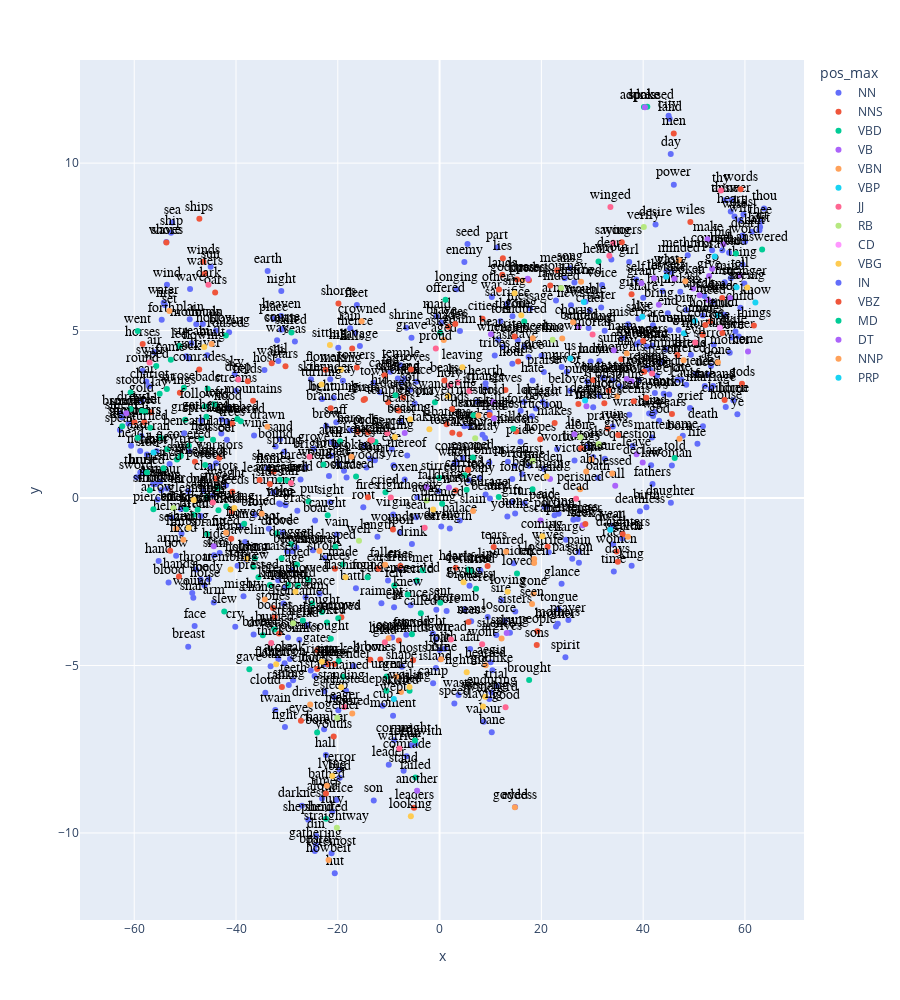

The cell this chart's notebook holds for it:
### Code cell
w2v.plot_tsne(random_state=0)

### Figure 1 — Plotly figure (JSON) as saved in the notebook; plotly's stock layout.template omitted (floating-point values rounded to 4 significant figures; data arrays with more than 128 entries replaced by an {"elided": "..."} marker saying what was removed)
{"data": [{"hovertemplate": "<b>%{hovertext}</b><br><br>pos_max=NN<br>x=%{x}<br>y=%{y}<br>term_str=%{text}<extra></extra>", "hovertext": {"elided": "457 str values"}, "legendgroup": "NN", "marker": {"color": "#636efa", "symbol": "circle"}, "mode": "markers+text", "name": "NN", "orientation": "v", "showlegend": true, "text": {"elided": "457 str values"}, "textfont": {"color": "black", "family": "Arial", "size": 14}, "textposition": "top center", "type": "scatter", "x": {"elided": "457 float values"}, "xaxis": "x", "y": {"elided": "457 float values"}, "yaxis": "y"}, {"hovertemplate": "<b>%{hovertext}</b><br><br>pos_max=NNS<br>x=%{x}<br>y=%{y}<br>term_str=%{text}<extra></extra>", "hovertext": ["men", "gods", "hands", "ships", "words", "eyes", "arms", "things", "horses", "sons", "feet", "others", "comrades", "people", "tears", "waves", "women", "halls", "deeds", "children", "days", "wooers", "gifts", "hearts", "walls", "winds", "years", "shoulders", "warriors", "mortals", "gates", "spears", "knees", "daughters", "wings", "fields", "waters", "trees", "immortals", "woes", "lips", "birds", "leaves", "cities", "stars", "brows", "flames", "wiles", "steeds", "mountains", "times", "dogs", "tidings", "doors", "hills", "lands", "maidens", "horns", "ears", "rites", "kings", "bones", "ways", "youths", "altars", "flocks", "arrows", "fires", "cries", "ranks", "cattle", "shores", "heads", "bodies", "goddesses", "strangers", "thoughts", "oars", "shields", "breasts", "leaders", "prayers", "sorrows", "wives", "rivers", "chariots", "laws", "troubles", "stones", "beasts", "hosts", "sides", "towers", "slaves", "temples", "towards", "swords", "means", "rocks", "offerings", "branches", "steps", "toils", "hopes", "bids", "handmaids", "groves", "flowers", "wounds", "libations", "powers", "shades"], "legendgroup": "NNS", "marker": {"color": "#EF553B", "symbol": "circle"}, "mode": "markers+text", "name": "NNS", "orientation": "v", "showlegend": true, "text": ["men", "gods", "hands", "ships", "words", "eyes", "arms", "things", "horses", "sons", "feet", "others", "comrades", "people", "tears", "waves", "women", "halls", "deeds", "children", "days", "wooers", "gifts", "hearts", "walls", "winds", "years", "shoulders", "warriors", "mortals", "gates", "spears", "knees", "daughters", "wings", "fields", "waters", "trees", "immortals", "woes", "lips", "birds", "leaves", "cities", "stars", "brows", "flames", "wiles", "steeds", "mountains", "times", "dogs", "tidings", "doors", "hills", "lands", "maidens", "horns", "ears", "rites", "kings", "bones", "ways", "youths", "altars", "flocks", "arrows", "fires", "cries", "ranks", "cattle", "shores", "heads", "bodies", "goddesses", "strangers", "thoughts", "oars", "shields", "breasts", "leaders", "prayers", "sorrows", "wives", "rivers", "chariots", "laws", "troubles", "stones", "beasts", "hosts", "sides", "towers", "slaves", "temples", "towards", "swords", "means", "rocks", "offerings", "branches", "steps", "toils", "hopes", "bids", "handmaids", "groves", "flowers", "wounds", "libations", "powers", "shades"], "textfont": {"color": "black", "family": "Arial", "size": 14}, "textposition": "top center", "type": "scatter", "x": [46.01, 59.41, -51.21, -47.2, 59.15, -27.24, -52.94, 61.76, -58.34, 19.09, -56.7, 11.66, -47.23, 19.22, 10.63, -53.68, 34.79, 55.57, 55.53, 56.01, 35.02, 35.8, 37.72, 3.176, -32.99, -46.41, 45.66, -59.94, -43.29, 51.67, -24.05, -58.02, -20.57, 35.99, -51.03, -37.68, -46.13, -40.78, 46.73, 53.19, 9.43, -14.66, -35.36, 8.437, -30.28, -13.61, -32.61, 49.27, -40.74, -36.64, -22.32, -20.64, 27.78, -21.89, -17.18, 12.31, 15.05, -40.94, -12.02, 14.75, 5.607, -11.65, 3.17, -20.81, -13.6, -24.07, -19.3, -14.08, -7.709, -30.98, -10.84, -19.88, -40.79, -32.4, 15.23, 40.01, 35.7, -44.1, -48.07, -31.56, -5.025, 33.05, 40.62, 21.23, -14.92, -43.93, 21.75, 40.2, -32.73, -8.023, -5.216, -33.34, -16.26, 12.94, -10.12, 2.505, -16.08, 23.1, -14.06, 9.825, -21.4, -7.176, 33.27, 19.77, 30.2, -8.003, -5.618, -22.4, -9.159, 1.373, 17.56, 1.7], "xaxis": "x", "y": [10.89, 3.412, -2.343, 8.335, 9.218, -6.647, -1.572, 5.149, 4.596, -4.385, 2.564, 6.228, 3.835, -3.976, -1.462, 7.626, -1.598, 4.925, 5.976, 2.926, -1.899, 7.64, 6.083, -2.083, 4.027, 7.055, 2.505, 2.262, 1.203, 4.874, -4.544, 2.262, -2.109, -1.081, 3.145, 3.489, 6.703, 2.216, 4.269, 5.274, -2.031, 2.954, 0.5351, 5.356, 3.933, -4.828, 0.7881, 8.243, 0.1862, 2.902, -8.824, -4.956, 1.487, -4.961, 4.466, 6.666, 1.983, -1.213, -2.112, 4.822, 0.8388, -4.82, 0.2214, -7.124, 1.718, -5.105, -3.563, 0.02108, -2.028, -5.643, 3.667, 5.807, -0.3984, -3.555, 6.528, 4.688, 4.147, 6.136, 1.083, -4.045, -9.245, 2.075, 2.995, -1.455, 2.929, 0.5838, 6.349, 3.77, -3.282, 2.611, -4.84, 0.4222, 3.896, 3.229, 2.863, 1.952, 1.979, 6.8, 1.961, 2.477, 2.682, 3.003, 3.208, 1.757, 3.525, -4.255, 3.841, 3.834, -0.9401, 2.2, 6.501, 5.111], "yaxis": "y"}, {"hovertemplate": "<b>%{hovertext}</b><br><br>pos_max=VBD<br>x=%{x}<br>y=%{y}<br>term_str=%{text}<extra></extra>", "hovertext": ["made", "came", "spoke", "went", "gave", "said", "took", "brought", "saw", "left", "fell", "stood", "called", "heard", "answered", "held", "lay", "sent", "laid", "cast", "found", "turned", "drew", "bore", "put", "led", "sat", "knew", "bade", "told", "seemed", "followed", "hurled", "moved", "slew", "struck", "fled", "addressed", "began", "sped", "passed", "sought", "cried", "gathered", "kept", "rose", "reached", "cut", "ran", "rushed", "met", "loved", "raised", "escaped", "flew", "grew", "poured", "pierced", "sprang", "lifted", "covered", "beheld", "stayed", "looked", "dwelt", "caught", "roused", "stretched", "received", "famed", "touched", "burned", "appeared", "departed", "shed", "remained", "entered", "scattered", "saved", "died", "lived", "tried", "loosed", "fought", "showed", "prayed", "carried", "felt", "reared", "shouted", "pressed", "clasped", "ceased", "drove", "marked", "sailed", "failed", "returned", "dared", "broke", "threw", "urged", "killed", "clothed", "uttered", "became", "stirred", "waxed", "stripped", "deemed", "declared", "asked", "endured", "dragged", "flowed", "wounded", "offered"], "legendgroup": "VBD", "marker": {"color": "#00cc96", "symbol": "circle"}, "mode": "markers+text", "name": "VBD", "orientation": "v", "showlegend": true, "text": ["made", "came", "spoke", "went", "gave", "said", "took", "brought", "saw", "left", "fell", "stood", "called", "heard", "answered", "held", "lay", "sent", "laid", "cast", "found", "turned", "drew", "bore", "put", "led", "sat", "knew", "bade", "told", "seemed", "followed", "hurled", "moved", "slew", "struck", "fled", "addressed", "began", "sped", "passed", "sought", "cried", "gathered", "kept", "rose", "reached", "cut", "ran", "rushed", "met", "loved", "raised", "escaped", "flew", "grew", "poured", "pierced", "sprang", "lifted", "covered", "beheld", "stayed", "looked", "dwelt", "caught", "roused", "stretched", "received", "famed", "touched", "burned", "appeared", "departed", "shed", "remained", "entered", "scattered", "saved", "died", "lived", "tried", "loosed", "fought", "showed", "prayed", "carried", "felt", "reared", "shouted", "pressed", "clasped", "ceased", "drove", "marked", "sailed", "failed", "returned", "dared", "broke", "threw", "urged", "killed", "clothed", "uttered", "became", "stirred", "waxed", "stripped", "deemed", "declared", "asked", "endured", "dragged", "flowed", "wounded", "offered"], "textfont": {"color": "black", "family": "Arial", "size": 14}, "textposition": "top center", "type": "scatter", "x": [-19.06, -52.82, 40.15, -59.32, -37.38, 58.23, -58.49, 17.6, -51.6, -44.24, -62.36, -60.71, -3.686, 31.23, 63.37, -57.81, -55.0, 0.1472, -50.85, -59.31, -14.14, -56.84, -60.71, -24.06, -25.74, -51.12, -53.59, -6.276, -45.58, 46.2, -45.76, -46.1, -57.5, -29.72, -42.31, -56.95, -46.82, 40.82, -36.28, -55.67, -44.51, -21.37, -10.63, -45.82, -33.35, -50.24, -39.72, -41.91, -54.78, -54.25, -3.346, 15.21, -31.05, 6.542, -53.5, -49.99, -46.06, -56.23, -45.68, -48.31, -49.27, -27.84, -43.61, -22.12, -34.74, -21.98, -42.0, -49.82, -4.464, -25.02, -43.45, -32.45, -31.39, -10.44, -5.9, -18.93, -29.96, -39.07, 6.674, 11.62, 18.27, -28.01, -47.53, -23.11, -25.83, -0.9145, 4.959, -8.917, 5.312, -22.31, -35.6, -20.46, -16.41, -31.97, -19.81, -29.11, -4.742, 6.292, -8.678, -19.55, -36.59, -10.4, 14.49, -26.87, 7.178, -12.6, -0.08069, -5.437, -19.91, 0.4978, 5.667, 0.1251, 16.64, -29.17, -38.4, -22.81, 1.159], "xaxis": "x", "y": [-1.988, 4.13, 11.68, 4.988, -5.114, 7.305, 2.602, -5.432, 1.152, 2.8, 2.144, 3.15, -3.444, 7.062, 7.421, 2.577, 3.11, -3.127, 1.258, 1.799, -2.362, 2.097, 2.656, -7.0, -0.1018, 4.539, 3.253, -2.883, 3.261, 1.197, 0.03246, 2.731, 0.7643, -2.594, -3.39, 0.236, 1.771, 11.68, -1.804, 3.944, 1.741, -4.199, 0.1695, 2.424, -2.594, 3.292, 2.36, -0.2458, 1.789, 0.8854, -2.153, -2.25, -1.795, 1.21, 1.456, 2.341, 0.9874, -0.3329, -1.073, -0.5014, 1.56, -2.602, 0.2827, -3.718, -4.098, -0.5123, 4.854, -0.333, -2.462, -3.148, -0.3663, -3.922, 0.5479, -5.756, -5.751, -5.337, 0.5208, 2.289, 2.47, 0.03425, 0.2607, -1.985, -0.3515, -3.401, -2.451, 2.861, 0.678, -2.613, 0.2461, -9.579, -2.362, -1.455, 0.6456, -1.054, -4.871, 4.944, -8.346, -2.192, 3.069, 1.696, -2.061, -5.328, 2.065, -3.656, -2.71, 1.673, 0.602, -4.068, -3.587, -0.1709, -2.135, 4.934, 5.267, -1.381, -0.7706, 1.004, 5.917], "yaxis": "y"}, {"hovertemplate": "<b>%{hovertext}</b><br><br>pos_max=VB<br>x=%{x}<br>y=%{y}<br>term_str=%{text}<extra></extra>", "hovertext": ["come", "let", "spake", "see", "go", "hold", "smote", "make", "give", "tell", "bring", "bid", "take", "call", "speak", "fall", "bear", "hear", "look", "lie", "grant", "behold", "leave", "hide", "ask", "slay", "find", "escape", "sit", "suffer", "lead", "seek", "declare", "pass", "send", "fly", "drive"], "legendgroup": "VB", "marker": {"color": "#ab63fa", "symbol": "circle"}, "mode": "markers+text", "name": "VB", "orientation": "v", "showlegend": true, "text": ["come", "let", "spake", "see", "go", "hold", "smote", "make", "give", "tell", "bring", "bid", "take", "call", "speak", "fall", "bear", "hear", "look", "lie", "grant", "behold", "leave", "hide", "ask", "slay", "find", "escape", "sit", "suffer", "lead", "seek", "declare", "pass", "send", "fly", "drive"], "textfont": {"color": "black", "family": "Arial", "size": 14}, "textposition": "top center", "type": "scatter", "x": [60.6, 42.15, 40.35, 57.05, 53.55, 10.46, -61.56, 52.64, 52.96, 58.98, 43.08, 55.75, 46.13, 34.51, 51.08, -2.554, 10.09, 52.77, 37.72, 26.48, 39.66, 27.33, 38.7, -44.38, 49.82, 13.19, 28.86, 19.85, 36.76, 34.24, 10.69, 28.12, 39.91, 17.32, 21.71, -6.854, 1.837], "xaxis": "x", "y": [4.378, 6.56, 11.67, 5.975, 6.845, 2.869, 2.535, 7.724, 6.628, 6.644, 5.768, 7.577, 6.544, 0.3666, 6.054, 0.3232, 4.887, 5.91, 3.488, 1.904, 6.416, 5.111, 1.304, -1.443, 6.258, -4.03, 2.741, -0.6687, 3.557, 4.41, 2.375, -0.8138, 1.064, 6.544, 0.5666, 1.938, 0.3129], "yaxis": "y"}, {"hovertemplate": "<b>%{hovertext}</b><br><br>pos_max=VBN<br>x=%{x}<br>y=%{y}<br>term_str=%{text}<extra></extra>", "hovertext": ["set", "born", "slain", "given", "seen", "seized", "gone", "built", "filled", "lost", "hearted", "eyed", "fallen", "known", "done", "haired", "changed", "minded", "taken", "driven", "fixed", "blessed", "footed", "suffered", "smitten", "armed", "borne", "drawn", "perished", "spoken", "destroyed", "aged", "honored", "skilled", "joined", "bathed", "fated", "fitted", "crowned", "learned", "broken"], "legendgroup": "VBN", "marker": {"color": "#FFA15A", "symbol": "circle"}, "mode": "markers+text", "name": "VBN", "orientation": "v", "showlegend": true, "text": ["set", "born", "slain", "given", "seen", "seized", "gone", "built", "filled", "lost", "hearted", "eyed", "fallen", "known", "done", "haired", "changed", "minded", "taken", "driven", "fixed", "blessed", "footed", "suffered", "smitten", "armed", "borne", "drawn", "perished", "spoken", "destroyed", "aged", "honored", "skilled", "joined", "bathed", "fated", "fitted", "crowned", "learned", "broken"], "textfont": {"color": "black", "family": "Arial", "size": 14}, "textposition": "top center", "type": "scatter", "x": [-53.09, 47.15, 6.588, 37.01, 18.16, -51.75, 18.48, -44.8, -34.94, 18.59, 9.054, 14.8, -10.7, 24.1, 54.7, 13.08, -34.34, 47.09, 18.58, -25.43, -50.34, 33.92, -17.16, 47.95, -23.61, -8.5, 0.2721, -33.84, 27.61, 48.28, 7.622, 0.812, 34.88, -7.588, -10.02, -22.15, 16.3, -41.96, -15.32, 27.8, -17.32], "xaxis": "x", "y": [5.584, 1.772, -0.3875, -1.159, -3.165, -0.9217, -2.851, 4.601, -0.4688, -1.823, -4.996, -9.232, -1.993, 4.761, 4.052, -1.607, -3.028, 7.102, -1.938, -6.162, -1.248, 0.7315, -6.435, 4.115, -1.579, -5.329, -4.811, 2.127, 0.2651, 6.472, 2.464, 4.721, 3.037, -5.79, -4.189, -8.594, 6.494, -1.039, 5.275, 6.457, 1.229], "yaxis": "y"}, {"hovertemplate": "<b>%{hovertext}</b><br><br>pos_max=VBP<br>x=%{x}<br>y=%{y}<br>term_str=%{text}<extra></extra>", "hovertext": ["know", "say", "think", "pray", "cannot", "leapt", "wish", "dwell", "live", "ween", "wept", "deem"], "legendgroup": "VBP", "marker": {"color": "#19d3f3", "symbol": "circle"}, "mode": "markers+text", "name": "VBP", "orientation": "v", "showlegend": true, "text": ["know", "say", "think", "pray", "cannot", "leapt", "wish", "dwell", "live", "ween", "wept", "deem"], "textfont": {"color": "black", "family": "Arial", "size": 14}, "textposition": "top center", "type": "scatter", "x": [62.05, 58.35, 54.63, 54.06, 50.17, -56.21, 48.01, 33.54, 39.83, 28.34, -8.987, 28.59], "xaxis": "x", "y": [5.842, 6.29, 5.462, 7.209, 5.295, 1.36, 4.921, -0.9436, 5.411, 5.857, -6.001, 2.913], "yaxis": "y"}, {"hovertemplate": "<b>%{hovertext}</b><br><br>pos_max=JJ<br>x=%{x}<br>y=%{y}<br>term_str=%{text}<extra></extra>", "hovertext": ["swift", "dark", "thy", "saying", "dear", "dead", "evil", "deep", "right", "winged", "dread", "wretched", "high", "fair", "glad", "good", "wont", "sacred", "warrior", "bright", "mortal", "eager", "holy", "proud", "sweet", "fierce", "ill", "last", "thick"], "legendgroup": "JJ", "marker": {"color": "#FF6692", "symbol": "circle"}, "mode": "markers+text", "name": "JJ", "orientation": "v", "showlegend": true, "text": ["swift", "dark", "thy", "saying", "dear", "dead", "evil", "deep", "right", "winged", "dread", "wretched", "high", "fair", "glad", "good", "wont", "sacred", "warrior", "bright", "mortal", "eager", "holy", "proud", "sweet", "fierce", "ill", "last", "thick"], "textfont": {"color": "black", "family": "Arial", "size": 14}, "textposition": "top center", "type": "scatter", "x": [-56.99, -45.42, 55.29, 34.13, 33.36, 26.83, 50.23, -39.54, -9.586, 33.57, 2.247, 41.75, -44.56, -29.21, -10.75, 12.97, 8.363, -13.26, -7.904, -25.55, 30.06, -18.66, 2.003, -0.7452, -2.929, -10.28, 5.842, 3.588, -33.08], "xaxis": "x", "y": [4.044, 6.367, 9.18, 7.624, 7.237, -0.01967, 4.646, 3.536, 0.01662, 8.692, -4.226, 3.722, -0.1359, 0.4477, -4.308, -6.25, -4.367, 1.725, -7.476, 1.234, 4.884, -6.242, 3.362, 4.468, -0.8902, 1.933, 3.199, 3.451, -4.33], "yaxis": "y"}, {"hovertemplate": "<b>%{hovertext}</b><br><br>pos_max=RB<br>x=%{x}<br>y=%{y}<br>term_str=%{text}<extra></extra>", "hovertext": ["well", "back", "away", "straightway", "alone", "together", "first", "also", "thus", "far", "straight", "verily", "indeed"], "legendgroup": "RB", "marker": {"color": "#B6E880", "symbol": "circle"}, "mode": "markers+text", "name": "RB", "orientation": "v", "showlegend": true, "text": ["well", "back", "away", "straightway", "alone", "together", "first", "also", "thus", "far", "straight", "verily", "indeed"], "textfont": {"color": "black", "family": "Arial", "size": 14}, "textposition": "top center", "type": "scatter", "x": [-15.84, -52.29, -2.527, -20.18, 27.65, -20.11, 18.31, 31.24, 22.22, 6.997, -28.77, 40.13, 23.88], "xaxis": "x", "y": [-1.276, -0.2946, -0.07197, -9.847, 1.817, -6.56, 1.107, 1.61, 4.726, 1.787, -3.737, 8.093, 6.272], "yaxis": "y"}, {"hovertemplate": "<b>%{hovertext}</b><br><br>pos_max=CD<br>x=%{x}<br>y=%{y}<br>term_str=%{text}<extra></extra>", "hovertext": ["one"], "legendgroup": "CD", "marker": {"color": "#FF97FF", "symbol": "circle"}, "mode": "markers+text", "name": "CD", "orientation": "v", "showlegend": true, "text": ["one"], "textfont": {"color": "black", "family": "Arial", "size": 14}, "textposition": "top center", "type": "scatter", "x": [55.07], "xaxis": "x", "y": [5.085], "yaxis": "y"}, {"hovertemplate": "<b>%{hovertext}</b><br><br>pos_max=VBG<br>x=%{x}<br>y=%{y}<br>term_str=%{text}<extra></extra>", "hovertext": ["seeing", "flashing", "bearing", "coming", "flowing", "making", "shining", "weeping", "holding", "bringing", "wailing", "giving", "slaying", "trembling", "gleaming", "cunning", "standing", "sing", "dying", "wandering", "flaming", "seeking", "rising", "loving", "taking", "going", "lying", "sitting", "calling", "leaving", "fighting", "turning", "looking"], "legendgroup": "VBG", "marker": {"color": "#FECB52", "symbol": "circle"}, "mode": "markers+text", "name": "VBG", "orientation": "v", "showlegend": true, "text": ["seeing", "flashing", "bearing", "coming", "flowing", "making", "shining", "weeping", "holding", "bringing", "wailing", "giving", "slaying", "trembling", "gleaming", "cunning", "standing", "sing", "dying", "wandering", "flaming", "seeking", "rising", "loving", "taking", "going", "lying", "sitting", "calling", "leaving", "fighting", "turning", "looking"], "textfont": {"color": "black", "family": "Arial", "size": 14}, "textposition": "top center", "type": "scatter", "x": [60.46, -18.47, -40.33, 20.21, -46.25, -19.38, -49.29, 8.971, -37.87, 21.04, -5.911, 4.707, 8.549, -41.08, -48.31, -1.257, -19.32, 14.73, -28.32, 1.636, -32.1, -5.795, -23.12, 13.38, -2.005, 16.05, -21.09, -21.55, -8.783, 4.471, 5.325, -23.2, -5.646], "xaxis": "x", "y": [6.288, -2.368, -0.3002, -1.143, 4.507, 3.828, -0.8907, -5.934, -1.821, 0.6463, -5.646, -2.515, -6.227, -2.134, -0.05921, -0.3426, -5.649, 6.115, -2.797, 3.038, -4.965, 2.349, -4.887, -2.8, 2.054, 5.46, -8.299, 4.566, 1.825, 3.903, -5.203, 3.393, -9.504], "yaxis": "y"}, {"hovertemplate": "<b>%{hovertext}</b><br><br>pos_max=IN<br>x=%{x}<br>y=%{y}<br>term_str=%{text}<extra></extra>", "hovertext": ["beneath", "oer"], "legendgroup": "IN", "marker": {"color": "#636efa", "symbol": "circle"}, "mode": "markers+text", "name": "IN", "orientation": "v", "showlegend": true, "text": ["beneath", "oer"], "textfont": {"color": "black", "family": "Arial", "size": 14}, "textposition": "top center", "type": "scatter", "x": [-50.19, -41.8], "xaxis": "x", "y": [1.934, 1.737], "yaxis": "y"}, {"hovertemplate": "<b>%{hovertext}</b><br><br>pos_max=VBZ<br>x=%{x}<br>y=%{y}<br>term_str=%{text}<extra></extra>", "hovertext": ["lies", "comes", "lives", "holds", "seems", "gives", "makes", "brings", "knows", "bears", "stands", "takes", "sees", "goes"], "legendgroup": "VBZ", "marker": {"color": "#EF553B", "symbol": "circle"}, "mode": "markers+text", "name": "VBZ", "orientation": "v", "showlegend": true, "text": ["lies", "comes", "lives", "holds", "seems", "gives", "makes", "brings", "knows", "bears", "stands", "takes", "sees", "goes"], "textfont": {"color": "black", "family": "Arial", "size": 14}, "textposition": "top center", "type": "scatter", "x": [12.43, 52.21, 27.27, 15.45, 38.15, 35.09, 22.61, 32.37, 28.64, 0.9397, 2.484, 3.912, 5.688, 3.078], "xaxis": "x", "y": [7.162, 5.165, 2.807, 4.079, 2.891, 1.879, 2.237, 2.829, -0.7749, 3.51, 2.657, 1.902, -3.704, 5.197], "yaxis": "y"}, {"hovertemplate": "<b>%{hovertext}</b><br><br>pos_max=MD<br>x=%{x}<br>y=%{y}<br>term_str=%{text}<extra></extra>", "hovertext": ["might"], "legendgroup": "MD", "marker": {"color": "#00cc96", "symbol": "circle"}, "mode": "markers+text", "name": "MD", "orientation": "v", "showlegend": true, "text": ["might"], "textfont": {"color": "black", "family": "Arial", "size": 14}, "textposition": "top center", "type": "scatter", "x": [-4.837], "xaxis": "x", "y": [-7.241], "yaxis": "y"}, {"hovertemplate": "<b>%{hovertext}</b><br><br>pos_max=DT<br>x=%{x}<br>y=%{y}<br>term_str=%{text}<extra></extra>", "hovertext": ["another"], "legendgroup": "DT", "marker": {"color": "#ab63fa", "symbol": "circle"}, "mode": "markers+text", "name": "DT", "orientation": "v", "showlegend": true, "text": ["another"], "textfont": {"color": "black", "family": "Arial", "size": 14}, "textposition": "top center", "type": "scatter", "x": [-4.411], "xaxis": "x", "y": [-8.744], "yaxis": "y"}, {"hovertemplate": "<b>%{hovertext}</b><br><br>pos_max=NNP<br>x=%{x}<br>y=%{y}<br>term_str=%{text}<extra></extra>", "hovertext": ["chorus", "nay", "howbeit", "queen", "alas", "argives", "ah"], "legendgroup": "NNP", "marker": {"color": "#FFA15A", "symbol": "circle"}, "mode": "markers+text", "name": "NNP", "orientation": "v", "showlegend": true, "text": ["chorus", "nay", "howbeit", "queen", "alas", "argives", "ah"], "textfont": {"color": "black", "family": "Arial", "size": 14}, "textposition": "top center", "type": "scatter", "x": [26.23, 36.77, -21.82, 18.32, 29.84, 12.18, 28.81], "xaxis": "x", "y": [5.251, 4.318, -10.81, 4.769, 1.147, -4.192, 0.7938], "yaxis": "y"}, {"hovertemplate": "<b>%{hovertext}</b><br><br>pos_max=PRP<br>x=%{x}<br>y=%{y}<br>term_str=%{text}<extra></extra>", "hovertext": ["us", "thyself"], "legendgroup": "PRP", "marker": {"color": "#19d3f3", "symbol": "circle"}, "mode": "markers+text", "name": "PRP", "orientation": "v", "showlegend": true, "text": ["us", "thyself"], "textfont": {"color": "black", "family": "Arial", "size": 14}, "textposition": "top center", "type": "scatter", "x": [25.67, 44.52], "xaxis": "x", "y": [4.169, 6.606], "yaxis": "y"}], "layout": {"height": 1000, "legend": {"title": {"text": "pos_max"}, "tracegroupgap": 0}, "margin": {"t": 60}, "xaxis": {"anchor": "y", "domain": [0, 1], "title": {"text": "x"}}, "yaxis": {"anchor": "x", "domain": [0, 1], "title": {"text": "y"}}}}
